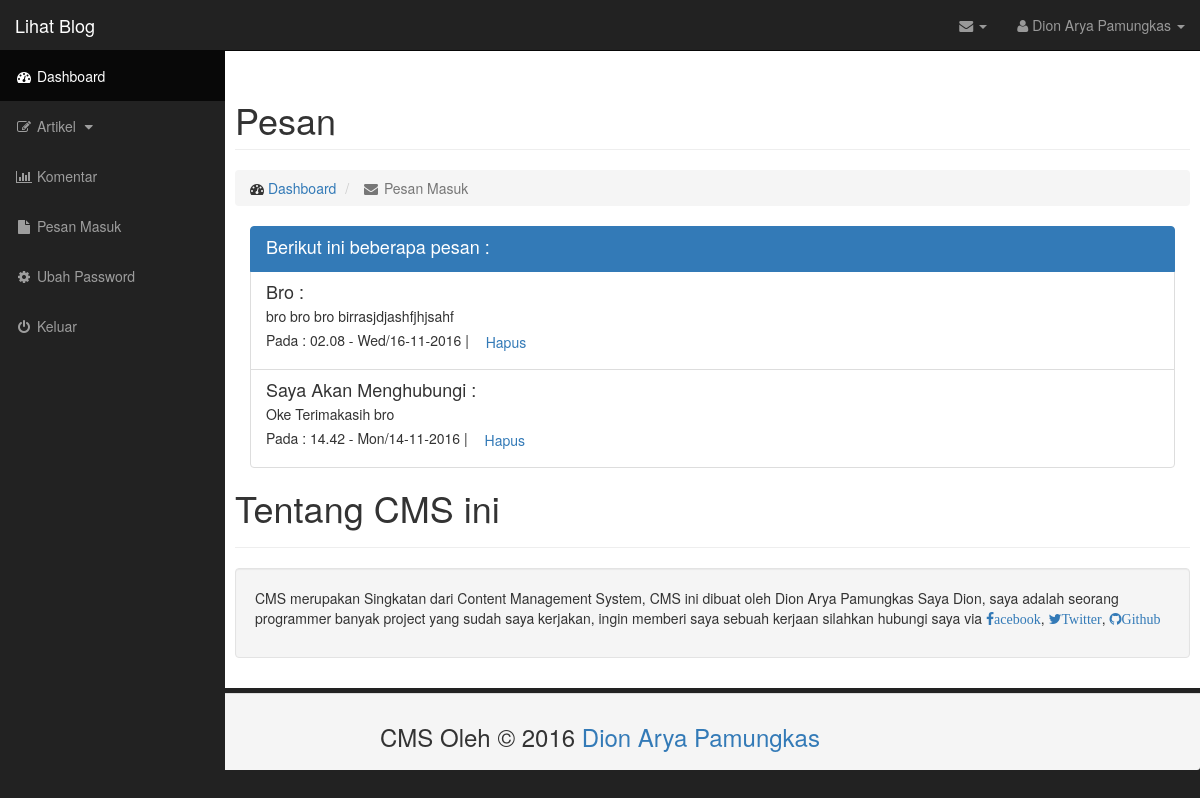
The app's page /pesan.php (signed in) with its own data.
### tables this page shows
CREATE TABLE `users` (
  `id` int(11) NOT NULL,
  `nama` varchar(100) NOT NULL,
  `username` varchar(100) NOT NULL,
  `password` varchar(255) NOT NULL
);

CREATE TABLE `pesan` (
  `id` int(11) NOT NULL,
  `nama` varchar(100) NOT NULL,
  `pesan` varchar(300) NOT NULL,
  `waktu` varchar(100) NOT NULL
);

### function/blog.php (called while the page is built, shortened)
<?php
function kegunaan($username){
  global $link;
  $username = mysqli_real_escape_string($link, $username);
  $query = "SELECT * FROM users WHERE username = '$username'";
  $hasil = mysqli_query($link, $query);
  if (mysqli_num_rows($hasil) > 0){
    return $hasil;
  }else {
    header('Location : login.php');
  }
}
 ?>

### pesan.php (the view)
<?php require_once 'init/core.php';
require_once 'view/hdash.php';
if (!isset($_SESSION['user'])){
header('Location: login.php');
}else{
$hasil = kegunaan($_SESSION['user']);
  while($data = mysqli_fetch_assoc($hasil)){
    $nama = $data['nama'];
?>
<div id="wrapper">
<?php require 'view/navigation.php'; ?>
    <div id="page-wrapper">
      <div class="row">
          <div class="col-lg-12">
              <h1 class="page-header">
                  Pesan
              </h1>
              <ol class="breadcrumb">
                  <li>
                      <i class="fa fa-dashboard"></i>  <a href="dashboard.php">Dashboard</a>
                  </li>
                  <li class="active">
                      <i class="fa fa-fw fa-envelope"></i> Pesan Masuk
                  </li>
              </ol>
              <div class="col-sm-12">
                        <div class="list-group">
                            <li href="#" class="list-group-item active">
                                <h4 class="list-group-item-heading">Berikut ini beberapa pesan :</h4>
                            </li>
                            <?php
                            $query = "SELECT * FROM pesan ORDER BY id DESC";
                            $hasil = mysqli_query($link, $query);
                            if(mysqli_num_rows($hasil) > 0){
                              while ( $pesan = mysqli_fetch_assoc($hasil) ){
                                $nama = $pesan['nama'];
                                $isi  = $pesan['pesan'];
                                $waktu = $pesan['waktu'];
                                $id    = $pesan['id'];
                                ?>
                            <li class="list-group-item">
                                <h4 class="list-group-item-heading"><?php echo $nama;?> :</h4>
                                <p class="list-group-item-text"><?php echo $isi;?></p>
                                <p class="list-group-item-text">Pada : <?php echo $waktu;?> | <a class="btn btn-link" href="hapuspesan.php?id=<?php echo $id;?>">Hapus</a></p>
                            </li>
                  <?php }
                          } ?>
                        </div>
                    </div>
              <div class="page-header">
                  <h1>Tentang CMS ini</h1>
              </div>
              <div class="well">
                  <p>CMS merupakan Singkatan dari Content Management System, CMS ini dibuat oleh Dion Arya Pamungkas
                  Saya Dion, saya adalah seorang programmer banyak project yang sudah saya kerjakan, ingin memberi saya sebuah kerjaan silahkan
                hubungi saya via <a href="http://fb.com/dion.aryapamungkas" target="__blank" class="fa fa-facebook">acebook</a>,
              <a href="http://twitter.com/DionArya_P" target="__blank" class="fa fa-twitter">Twitter</a>, <a href="http://github.com/dionarya6661" target="__blank" class="fa fa-github">Github</a> </p>
              </div>
          </div>
      </div>
    </div>
  </div>
<?php }
}
require_once 'view/footer.php'; ?>

### view/navigation.php (shortened to what this page needs)
<nav class="navbar navbar-inverse navbar-fixed-top" role="navigation">
    <div class="navbar-header">
        <a class="navbar-brand" href="index.php">Lihat Blog</a>
    </div>
    <ul class="nav navbar-right top-nav">
        <li class="dropdown">
            <a href="#" class="dropdown-toggle" data-toggle="dropdown"><i class="fa fa-envelope"></i> <b class="caret"></b></a>
        </li>
        <li class="dropdown">
            <a href="#" class="dropdown-toggle" data-toggle="dropdown"><i class="fa fa-user"></i> <?php echo $nama;?> <b class="caret"></b></a>
        </li>
    </ul>
    <div class="collapse navbar-collapse navbar-ex1-collapse">
        <ul class="nav navbar-nav side-nav">
            <li class="active">
                <a href="dashboard.php"><i class="fa fa-fw fa-dashboard"></i> Dashboard</a>
            </li>
            <li>
                <a href="javascript:;" data-toggle="collapse" data-target="#demo"><i class="fa fa-fw fa-edit"></i> Artikel <i class="fa fa-fw fa-caret-down"></i></a>
            </li>
            <li>
                <a href="komentar.php"><i class="fa fa-fw fa-bar-chart-o"></i> Komentar</a>
            </li>
            <li>
                <a href="pesan.php"><i class="fa fa-fw fa-file"></i> Pesan Masuk</a>
            </li>
            <li>
                <a href="editpass.php"><i class="fa fa-fw fa-gear"></i> Ubah Password</a>
            </li>
            <li>
                <a href="logout.php"><i class="fa fa-fw fa-power-off"></i> Keluar</a>
            </li>
        </ul>
    </div>
</nav>

### css/sb-admin.css (style rules this page uses)
body { margin-top: 100px; background-color: #222; }
@media (min-width:768px) { body { margin-top: 50px; } }
#wrapper { padding-left: 0; }
#page-wrapper { width: 100%; padding: 0; background-color: #fff; }
@media (min-width:768px) { #wrapper { padding-left: 225px; } }
@media (min-width:768px) { #page-wrapper { padding: 10px; } }
.top-nav { padding: 0 15px; }
.top-nav>li { display: inline-block; float: left; }
.top-nav>li>a { padding-top: 15px; padding-bottom: 15px; line-height: 20px; color: #999; }
@media (min-width:768px) { .side-nav { position: fixed; top: 51px; left: 225px; width: 225px; margin-left: -225px; border: none; border-radius: 0; overflow-y: auto; background-color: #222; bottom: 0; overflow-x: hidden; padding-bottom: 40px; } }
@media (min-width:768px) { .side-nav>li>a { width: 225px; } }

### records on screen
users: nama "Dion Arya Pamungkas"
pesan: nama "Bro", pesan "bro bro bro birrasjdjashfjhjsahf", waktu "02.08 - Wed/16-11-2016"
pesan: nama "Saya Akan Menghubungi", pesan "Oke Terimakasih bro", waktu "14.42 - Mon/14-11-2016"
